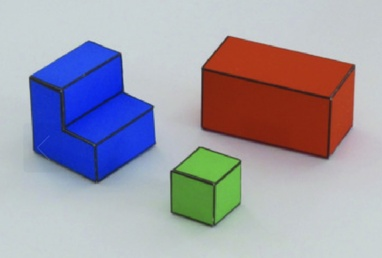
#> input picture torralba2024_simplevisionsystem/outputs/blockworld_downloaded.jpeg, 382 x 258 px, shrunk from 966 x 652 before the run
$ python simplevisionsystem.py
#> lines starting #> are read from the running program, lines starting #| are printed output that depends on the picture; after the words box and inside, x2 and y2 are one past the last pixel; in counts of white or black regions, pixels touching at a corner belong together
import numpy as np
import matplotlib.pyplot as plt

from PIL import Image, ImageFilter
from matplotlib.colors import rgb_to_hsv
from scipy.sparse import coo_matrix
from scipy.sparse.linalg import lsqr
from scipy.ndimage import label, grey_dilation, binary_dilation, convolve, distance_transform_edt

# hand-tuned input parameters
input_path = 'outputs/blockworld_downloaded.jpeg'
downsample_factor = 2 # downsampling factor
edge_thresh = 5 # edge magnitude threshold for edge detection
sat_thresh = 0.2 # saturation threshold for figure-ground segmentation
min_face_size = 60 # arbitrary threshold to drop small regions in the face segmentation
face_ori_rat = 0.3 # vert vs horiz rate for identifying 'face' orientation
theta_cam = np.deg2rad(15.0) # camera angle
ground_below = 8 # contact edge identification

# hand-tuned weights for the different constraints
w_ground   = 10.0
w_contact  = 8.0
w_rise     = 10.0
w_perp     = 30.0
w_planar   = 1.0
w_flat     = 20.0
w_connect  = 25.0
w_occlude  = 10.0

img = Image.open(input_path)
#> img is the input picture: PIL image 382x258 RGB; mean R, G, B 159.8, 156.2, 169.2

# 1. downsample image and convert to grayscale
scale_factor=downsample_factor
blur_radius=scale_factor/2

blurred_img = img.filter(ImageFilter.GaussianBlur(radius=blur_radius))
new_width = int(img.width / scale_factor)
#> new_width = 191
new_height = int(img.height / scale_factor)
#> new_height = 129
downsampled_img = blurred_img.resize((new_width, new_height), Image.Resampling.LANCZOS)
downsampled_img.save("outputs/blockworlddownsampled.jpeg")

img_array = np.array(downsampled_img)
img_array_gray = img_array @ np.array([0.2989, 0.5870, 0.1140])

# 2. identify image edges, gradient magnitude and orientation, figure ground segmentation, and plot
edge_kernel_x = 1/4 * np.array([[-1, 0, 1], [-2, 0, 2], [-1, 0, 1]])

gx = convolve(img_array_gray.astype(float), edge_kernel_x, mode='reflect') # convolve with reflection padding
gy = convolve(img_array_gray.astype(float), edge_kernel_x.T, mode='reflect')

grad_mag = np.sqrt(gx ** 2 + gy ** 2)
grad_ori = np.arctan2(gy, gx)

edge_mask = grad_mag > edge_thresh # is there an edge at this pixel?
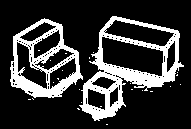
#> edge_mask: shape (129, 191) bool; 21.4% white; 25 white regions (23 under 20 px), largest, box (x1, y1, x2, y2) and area: (79, 16, 184, 121) 3095, (10, 18, 83, 98) 2147

ys, xs = np.where(edge_mask)
#> ys = 5283 values from 16 to 124; xs = 5283 values, max 183 at index 2237, min 10 at index 2303, mean 92.76
step = 8
sel = slice(None, None, step)
ys, xs = ys[sel], xs[sel]
#> ys = 661 values from 16 to 120; xs = 661 values, max 179 at index 266, min 10 at index 445, mean 92.49

grad_mag_downsampled = grad_mag[ys, xs] # mag of the graident at the selected edge pixels (downsampled)
#> grad_mag_downsampled = 661 values, max 139.6 at index 113, min 5 at index 355, mean 31.74
grad_ori_downsampled = grad_ori[ys, xs] # orientation of the gradient at the selected edge pixels (downsampled)
#> grad_ori_downsampled = 661 values, max 3.13 at index 235, min -3.14 at index 90, mean -0.231

# figure ground segmentation
hsv = rgb_to_hsv(img_array / 255.0)
#> hsv: shape (129, 191, 3) float64; mean of channels 0, 1, 2 0.48, 0.292, 0.749
is_object = hsv[..., 1] > sat_thresh
#> is_object: shape (129, 191) bool; 32.8% white; 3 white regions, box (x1, y1, x2, y2) and area: (100, 18, 178, 79) 3627, (15, 20, 78, 92) 3337, (85, 73, 121, 113) 1115
is_object = convolve(is_object.astype(float), np.ones((3, 3)), mode='constant') > 0 # smooth the is object mask
#> is_object: shape (129, 191) bool; 35.8% white; 3 white regions, box (x1, y1, x2, y2) and area: (99, 17, 179, 80) 3909, (14, 19, 79, 93) 3652, (84, 72, 122, 114) 1271
is_ground = ~is_object

# horizontal vertical edge classifier
tol = np.deg2rad(35)
dev = np.minimum(np.abs(grad_ori), np.pi - np.abs(grad_ori)) # distance of grad_ori from {0, +pi, -pi}
is_vertical = dev <= tol
#> is_vertical: shape (129, 191) bool; 30.7% white in thin lines or dots
is_horizontal = ~is_vertical
#> is_horizontal: shape (129, 191) bool; 69.3% white; black in thin lines or dots

# lazy flood fill 'object face' segmentation
edge_smooth = convolve(edge_mask.astype(float), np.ones((3, 3)), mode='constant') > 0 # smooth the edge map out to make them complete
#> edge_smooth: shape (129, 191) bool; 31.7% white; 6 white regions (4 under 20 px), largest, box (x1, y1, x2, y2) and area: (76, 15, 185, 122) 4492, (9, 17, 84, 101) 3278
face_region = is_object & ~edge_smooth
#> face_region: shape (129, 191) bool; 14.9% white; 12 white regions (1 under 20 px), largest, box (x1, y1, x2, y2) and area: (103, 38, 162, 75) 1317, (108, 22, 172, 45) 717, (18, 44, 46, 87) 422

face_labels, n = label(face_region)
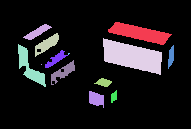
#> face_labels: shape (129, 191) int32; 14 distinct labels, from 0 to 13; one colour per label, 0 black
#> n = 13

sizes = np.bincount(face_labels.ravel())
#> sizes = [20961, 717, 176, 244, 1317, 422, 95, 147, 3, 226, 1, 95, 55, 180]
keep = np.where(sizes >= min_face_size)[0] #
#> keep = [0, 1, 2, 3, 4, 5, 6, 7, 9, 11, 13]
keep = keep[keep != 0]
#> keep = [1, 2, 3, 4, 5, 6, 7, 9, 11, 13]

face_id = np.zeros_like(face_labels)
for new, old in enumerate(keep, start=1):
    face_id[face_labels == old] = new
#> this loop made 10 passes
#> old on passes 1 to 10: 1, 2, 3, 4, 5, 6, 7, 9, 11, 13
#> face_id: shape (129, 191) int32; 11 distinct labels, from 0 to 10

# fill every object pixel with the nearest labeled face (bc we weren't labeling the edge pixels before)
_, (ri, ci) = distance_transform_edt(face_id == 0, return_indices=True)
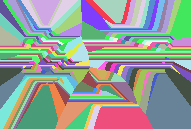
#> ri: shape (129, 191) int32; 82 distinct labels, from 22 to 107; one colour per label, 0 black
face_aug = face_id[ri, ci] * is_object
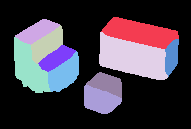
#> face_aug: shape (129, 191) int32; 11 distinct labels, from 0 to 10; one colour per label, 0 black

# label each face as vertical or horizontal based on its edge pixels --- if it has some vertical edges, it's vertical; else horizontal
is_horizontal_edge = is_horizontal & edge_mask
#> is_horizontal_edge: shape (129, 191) bool; 16% white; 50 white regions (42 under 20 px), largest, box (x1, y1, x2, y2) and area: (84, 62, 175, 94) 1189, (12, 72, 80, 98) 725, (100, 16, 179, 51) 644
is_vertical_edge = is_vertical & edge_mask
#> is_vertical_edge: shape (129, 191) bool; 5.5% white; 61 white regions (50 under 20 px), largest, box (x1, y1, x2, y2) and area: (10, 38, 19, 86) 221, (169, 32, 180, 77) 205, (93, 32, 103, 70) 147

is_horizontal_edge = convolve(is_horizontal_edge.astype(float), np.ones((5, 5)), mode='constant') > 0 # smooth the edge map out to make them complete
#> is_horizontal_edge: shape (129, 191) bool; 34% white; 6 white regions, box (x1, y1, x2, y2) and area: (8, 45, 186, 102) 3946, (11, 16, 81, 76) 2080, (98, 14, 181, 53) 1550, (75, 98, 127, 123) 746, (104, 122, 110, 127) 30, (178, 82, 183, 87) 25
is_vertical_edge = convolve(is_vertical_edge.astype(float), np.ones((5, 5)), mode='constant') > 0 # smooth the edge map out to make them complete
#> is_vertical_edge: shape (129, 191) bool; 16.9% white; 16 white regions, largest, box (x1, y1, x2, y2) and area: (160, 30, 183, 81) 838, (56, 24, 85, 87) 553, (90, 20, 115, 77) 544

is_vertical_face = np.zeros_like(face_id, dtype=bool)
is_horizontal_face = np.zeros_like(face_id, dtype=bool)
for id in np.unique(face_id):
    if id != 0:
        mask = face_id == id
        vert_edges = np.sum(is_vertical_edge[mask])
        horiz_edges = np.sum(is_horizontal_edge[mask])

        if vert_edges/horiz_edges > face_ori_rat:
            is_vertical_face[mask] = True
            is_horizontal_face[mask] = False
        else:
            is_vertical_face[mask] = False
            is_horizontal_face[mask] = True
#> this loop made 11 passes
#> (vert_edges, horiz_edges) on passes 2 to 11: (13, 166), (3, 84), (24, 94), (48, 144), (68, 95), (47, 16), (19, 72), (26, 98), (2, 48), (25, 41)
#> is_horizontal_face: shape (129, 191) bool; 6.5% white; 6 white regions, box (x1, y1, x2, y2) and area: (108, 22, 172, 45) 717, (35, 33, 59, 57) 244, (51, 60, 75, 85) 226, (23, 24, 52, 40) 176, (45, 50, 68, 68) 147, (94, 78, 112, 87) 95
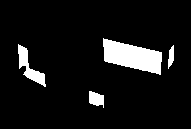
#> is_vertical_face: shape (129, 191) bool; 8.2% white; 4 white regions, box (x1, y1, x2, y2) and area: (103, 38, 162, 75) 1317, (18, 44, 46, 87) 422, (89, 91, 104, 108) 180, (168, 45, 174, 69) 95

ftype = {f: ('H' if is_horizontal_face[face_id == f].any() else 'V') for f in np.unique(face_id) if f != 0} # easy lookup for labels
#> ftype = 10 items

# classiy edges as vertical occluding (vertical & occludes ground), horizontal occulding (horizontal & occludes ground), crease (interior face-face border)
# ignoring the figure/ground edges for now
near_bg = binary_dilation(is_ground, np.ones((5, 5)))
#> near_bg: shape (129, 191) bool; 69.9% white; 3 black regions, box (x1, y1, x2, y2) and area: (101, 19, 177, 78) 3353, (16, 21, 77, 91) 3100, (86, 75, 120, 112) 968

vert_band  = is_vertical_edge   & is_object
#> vert_band: shape (129, 191) bool; 11.5% white; 18 white regions (3 under 20 px), largest, box (x1, y1, x2, y2) and area: (160, 31, 179, 80) 602, (26, 43, 57, 91) 533, (56, 24, 79, 79) 338
horiz_band = is_horizontal_edge & is_object
#> horiz_band: shape (129, 191) bool; 21.5% white; 8 white regions (2 under 20 px), largest, box (x1, y1, x2, y2) and area: (14, 19, 78, 76) 1815, (100, 17, 178, 53) 1242, (15, 65, 79, 93) 774, (84, 72, 122, 96) 584, (99, 60, 178, 80) 553, (84, 98, 122, 114) 304

vert_occ   = vert_band  & near_bg
#> vert_occ: shape (129, 191) bool; 3.1% white in thin lines or dots, all inside (x1, y1, x2, y2) = (14, 20, 179, 114)
horiz_occ  = horiz_band & near_bg
#> horiz_occ: shape (129, 191) bool; 4.8% white in thin lines or dots, all inside (x1, y1, x2, y2) = (14, 17, 178, 114)
crease     = (edge_smooth & is_object) & ~near_bg
#> crease: shape (129, 191) bool; 15.2% white; 4 white regions (1 under 20 px), largest, box (x1, y1, x2, y2) and area: (16, 21, 77, 91) 1869, (101, 19, 177, 78) 1224, (86, 75, 120, 112) 638

# helpers for setting up and storing constraints
H, W = grad_ori.shape
#> H = 129; W = 191
N = H * W
#> N = 24639

def idx(r, c): return r * W + c

rows, cols, vals, b = [], [], [], []
eq = 0
def add(coeffs, target, w=1.0):
    global eq
    for col, v in coeffs:
        rows.append(eq); cols.append(col); vals.append(w * v)
    b.append(w * target); eq += 1

cos_t, sin_t = np.cos(theta_cam), np.sin(theta_cam)

# constraint 1: ground -> Y = 0
for r, c in zip(*np.where(is_ground)):
    add([(idx(r, c), 1.0)], 0.0, w_ground)


# constraint 2: contact edges, i.e., object edges with ground below them -> Y = 0
for c in range(W):
    col = is_object[:, c]
    trans = np.where(col[:-1] & ~col[1:])[0]
    if len(trans) == 0:
        continue
    r = trans.max()
    below = col[r+1 : r+1+ground_below]
    if (~below).all() and len(below) == ground_below:
        add([(idx(r, c), 1.0)], 0.0, w_contact)
#> this loop made 191 passes
#> (trans, r) on passes 15 to 17: ([60], 60), ([75], 75), ([77], 77)

# constraint 3-6: if horizontal face, height (Y) is shared across full extent
# if vertical face, Y increases as you move up in image, d^2Y/dy^2 = 0 (perpindicular to floor), d^2Y/dx^2 = 0 (no horiz curves)
on_occ = vert_occ | horiz_occ
#> on_occ: shape (129, 191) bool; 5.7% white in thin lines or dots, all inside (x1, y1, x2, y2) = (14, 17, 179, 114)
for f in np.unique(face_aug):
    if f == 0:
        continue
    m = face_aug == f
    rr, cc = np.where(m)

    if ftype.get(f, 'H') == 'H':
        ref = idx(rr[0], cc[0])
        for r, c in zip(rr[1:], cc[1:]):
            wf = w_occlude if on_occ[r, c] else w_flat
            add([(idx(r, c), 1.0), (ref, -1.0)], 0.0, wf)
    else:
        for r, c in zip(rr, cc):
            wr = w_occlude if on_occ[r, c] else w_rise
            if r - 1 >= 0 and m[r - 1, c]:
                add([(idx(r - 1, c), 1.0), (idx(r, c), -1.0)], 1.0 / cos_t, wr)
            if 0 < r < H - 1 and m[r - 1, c] and m[r + 1, c]:
                add([(idx(r-1,c),1.0),(idx(r,c),-2.0),(idx(r+1,c),1.0)], 0.0, w_perp)
            if 0 < c < W - 1 and m[r, c - 1] and m[r, c + 1]:
                add([(idx(r,c-1),1.0),(idx(r,c),-2.0),(idx(r,c+1),1.0)], 0.0, w_planar)
#> this loop made 11 passes
#> ref on pass 2: 3360
#> m: shape (129, 191) bool; 3% white; 1 white region, box (x1, y1, x2, y2) and area: (84, 84, 122, 114) 740

# constraints 7 height match across crease (edge between two interior faces)
crease_band = binary_dilation(crease, np.ones((3, 3)))
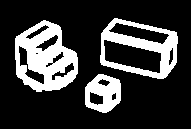
#> crease_band: shape (129, 191) bool; 22.4% white; 3 white regions, box (x1, y1, x2, y2) and area: (15, 20, 78, 92) 2684, (100, 18, 178, 79) 1907, (85, 74, 121, 113) 924
for r, c in zip(*np.where(crease_band)):
    for dr, dc in [(1, 0), (0, 1)]:
        f = g = 0; rf = cf = rg = cg = None
        for k in range(1, 3 + 1):
            rr_, cc_ = r - k*dr, c - k*dc
            if 0 <= rr_ < H and 0 <= cc_ < W and face_aug[rr_, cc_] != 0:
                f, rf, cf = face_aug[rr_, cc_], rr_, cc_; break
        for k in range(1, 3 + 1):
            rr_, cc_ = r + k*dr, c + k*dc
            if 0 <= rr_ < H and 0 <= cc_ < W and face_aug[rr_, cc_] != 0:
                g, rg, cg = face_aug[rr_, cc_], rr_, cc_; break
        if f and g and f != g:
            add([(idx(rf, cf), 1.0), (idx(rg, cg), -1.0)], 0.0, w_connect)
#> this loop made 5515 passes
#> (r, c) on passes 1 to 3: (18, 114), (18, 115), (18, 116)

# least squares matrix (sparse) and fitting
A = coo_matrix((vals, (rows, cols)), shape=(eq, N)).tocsr()
b = np.array(b)
Y = lsqr(A, b)[0].reshape(H, W)

# recover Z based on Y
xs_img, ys_img = np.meshgrid(np.arange(W), np.arange(H))
X  = xs_img.astype(float)
Yc = Y
Z  = (cos_t * Y - ys_img.astype(float)) / sin_t

# visualizations of extracted features!
fig, ax = plt.subplots()
plt.imshow(edge_mask, cmap='gray_r')
plt.xticks([]), plt.yticks([])
plt.savefig('outputs/edges.jpeg', bbox_inches='tight', dpi=300)
plt.close()

fig, ax = plt.subplots()
dx = 0.05 * grad_mag_downsampled * np.cos(grad_ori_downsampled) # line drawing mechanics
dy = 0.05 * grad_mag_downsampled * np.sin(grad_ori_downsampled)
ax.plot([xs - dx/2, xs + dx/2], [ys - dy/2, ys + dy/2], color='red', linewidth=0.6)
ax.set_xticks([]); ax.set_yticks([])
ax.set_xlim([0, gx.shape[1]])
ax.set_ylim([0, gx.shape[0]])
ax.set_ylim(ax.get_ylim()[::-1])
plt.savefig('outputs/gradmag.jpeg', bbox_inches='tight', dpi=300)
plt.close()

plt.imshow(is_object, cmap='gray')
plt.xticks([]), plt.yticks([])
plt.savefig('outputs/figureground.jpeg', bbox_inches='tight', dpi=300)
plt.close()

fig, ax = plt.subplots()
out = np.ones((*edge_mask.shape, 3))
out[edge_mask & is_vertical]   = [1, 0, 0]
out[edge_mask & is_horizontal] = [0, 1, 0]
plt.imshow(out)
plt.xticks([]), plt.yticks([])
plt.savefig('outputs/edgesclassified.jpeg', bbox_inches='tight', dpi=300)
plt.close()

fig, ax = plt.subplots()
rng = np.random.default_rng(0)
palette = rng.uniform(0.25, 1.0, size=(len(keep) + 1, 3)); palette[0] = 0
face_rgb = palette[face_id]
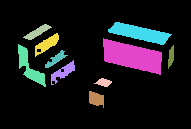
#> face_rgb: shape (129, 191, 3) float64; mean of channels 0, 1, 2 0.0962, 0.0878, 0.108; drawn as R, G, B
ax.imshow(face_rgb)
ax.set_xticks([]); ax.set_yticks([])
plt.savefig('outputs/faces.jpeg', bbox_inches='tight', dpi=300)
plt.close()

fig, ax = plt.subplots()
ax.imshow(is_horizontal_face, cmap='Blues', alpha=0.5)
ax.imshow(is_vertical_face, cmap='Reds', alpha=0.5)
ax.set_xticks([]); ax.set_yticks([])
plt.savefig('outputs/labeledfaces.jpeg', bbox_inches='tight', dpi=300)
plt.close()

# visualizations of the reconstruction!
height_scale = 0.5
Yc = Yc * height_scale
Z  = (cos_t * Yc - ys_img.astype(float)) / sin_t

fig, axes = plt.subplots(1, 3, figsize=(12, 4))
for ax, M, name in zip(axes, [X, Yc, Z], ['X', 'Y', 'Z']):
    im = ax.imshow(M, cmap='gray')
    ax.set_title(name); ax.set_xticks([]); ax.set_yticks([])
#> this loop made 3 passes
#> name on passes 1 to 3: 'X', 'Y', 'Z'
plt.tight_layout()
plt.savefig('outputs/worldcoords.jpeg', bbox_inches='tight', dpi=300)
plt.close()

colors = img_array.reshape(-1, 3) / 255.0
fig = plt.figure(figsize=(12, 5))
for k, (elev, azim) in enumerate([(90, -90), (30, -60), (10, -30)]):
    ax = fig.add_subplot(1, 3, k+1, projection='3d')

    ax.scatter(X.ravel(), Z.ravel(), Yc.ravel(),
               c=colors, s=2, marker='.', linewidths=0)
    ax.view_init(elev=elev, azim=azim)
    ax.set_box_aspect((1, 1, 0.2))
    ax.set_xticks([]); ax.set_yticks([]); ax.set_zticks([])
plt.tight_layout()
plt.savefig('outputs/render3d.jpeg', bbox_inches='tight', dpi=300)
plt.close()
